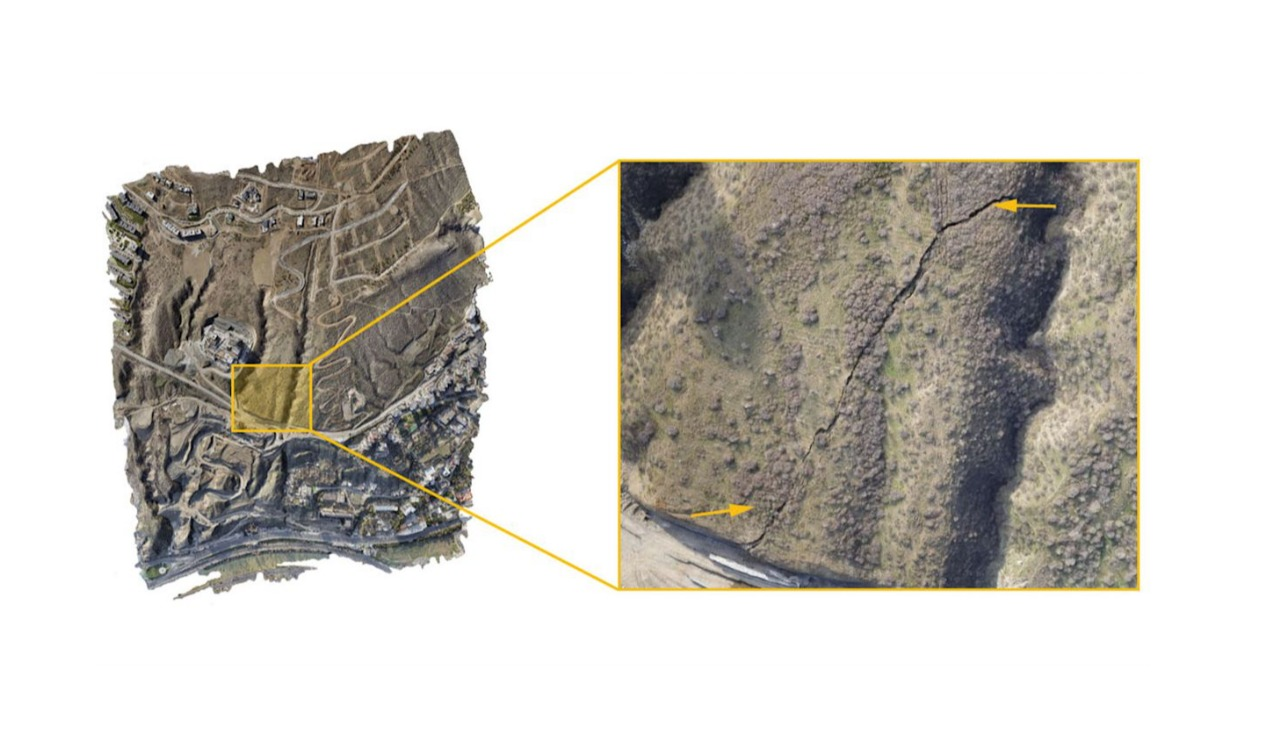
#> input picture training_data/drone_images/WhatsApp Image 2025-09-22 at 13.28.22_1f03489f.jpg, 1280 x 734 px, found by its file name; its folder holds only this picture in this run
$ python advanced_drone_trainer.py   (older library calls are emulated)
#> lines starting #> are read from the running program, lines starting #| are printed output that depends on the picture
#!/usr/bin/env python3
"""
Advanced AI Model Trainer for Drone Image Analysis
Trains on real geological features for rockfall prediction
"""

import os
import cv2
import numpy as np
import pandas as pd
from sklearn.model_selection import train_test_split
from sklearn.ensemble import RandomForestClassifier, GradientBoostingRegressor
from sklearn.preprocessing import StandardScaler, LabelEncoder
from sklearn.metrics import classification_report, mean_squared_error
import joblib
import json
from datetime import datetime
import matplotlib.pyplot as plt
from scipy.signal import find_peaks
from skimage.feature import local_binary_pattern, graycomatrix, graycoprops
from skimage.segmentation import slic
from skimage.color import label2rgb
import warnings
warnings.filterwarnings('ignore')

class DroneImageAnalyzer:
    """Advanced analyzer for geological drone imagery"""

    def __init__(self):
        self.feature_extractors = {
            'texture': self._extract_texture_features,
            'color': self._extract_color_features,
            'edge': self._extract_edge_features,
            'geological': self._extract_geological_features,
            'vegetation': self._extract_vegetation_features,
            'slope': self._extract_slope_features
        }

    def analyze_image(self, image_path):
        """Comprehensive analysis of drone image"""
        try:
            # Load image
            image = cv2.imread(image_path)
            if image is None:
                return {"error": "Could not load image"}

            # Extract all features
            features = {}
            for feature_type, extractor in self.feature_extractors.items():
                features.update(extractor(image, image_path))

            # Generate risk assessment
            risk_assessment = self._assess_risk(features)

            return {
                'features': features,
                'risk_assessment': risk_assessment,
                'analysis_timestamp': datetime.now().isoformat()
            }

        except Exception as e:
            return {"error": f"Analysis failed: {str(e)}"}

    def _extract_texture_features(self, image, image_path):
        """Extract texture-based features for rock surface analysis"""
        gray = cv2.cvtColor(image, cv2.COLOR_BGR2GRAY)

        # Local Binary Pattern for texture analysis
        lbp = local_binary_pattern(gray, 24, 8, method='uniform')
        lbp_hist, _ = np.histogram(lbp.ravel(), bins=26, range=(0, 26))
        lbp_hist = lbp_hist.astype(float)
        lbp_hist /= (lbp_hist.sum() + 1e-6)

        # Gray Level Co-occurrence Matrix for texture properties
        distances = [1, 2, 3]
        angles = [0, np.pi/4, np.pi/2, 3*np.pi/4]
        properties = ['contrast', 'dissimilarity', 'homogeneity', 'energy']

        glcm_features = {}
        for d in distances:
            for a in angles:
                glcm = graycomatrix(gray, [d], [a], levels=256, symmetric=True, normed=True)
                for prop in properties:
                    value = graycoprops(glcm, prop)[0, 0]
                    glcm_features[f'glcm_{prop}_d{d}_a{int(a*180/np.pi)}'] = value

        # Roughness indicators
        laplacian_var = cv2.Laplacian(gray, cv2.CV_64F).var()

        return {
            'texture_roughness': float(laplacian_var),
            'texture_uniformity': float(np.std(lbp_hist)),
            'texture_contrast': float(glcm_features.get('glcm_contrast_d1_a0', 0)),
            'surface_complexity': float(np.mean(list(glcm_features.values())))
        }

    def _extract_color_features(self, image, image_path):
        """Extract color-based geological features"""
        # Convert to different color spaces
        hsv = cv2.cvtColor(image, cv2.COLOR_BGR2HSV)
        lab = cv2.cvtColor(image, cv2.COLOR_BGR2LAB)

        # Rock color detection (brownish/grayish)
        lower_rock = np.array([10, 30, 30])
        upper_rock = np.array([30, 255, 200])
        rock_mask = cv2.inRange(hsv, lower_rock, upper_rock)
        rock_percentage = (np.sum(rock_mask > 0) / rock_mask.size) * 100

        # Weathering detection (oxidation - reddish colors)
        lower_oxidation = np.array([0, 50, 50])
        upper_oxidation = np.array([10, 255, 255])
        oxidation_mask = cv2.inRange(hsv, lower_oxidation, upper_oxidation)
        oxidation_percentage = (np.sum(oxidation_mask > 0) / oxidation_mask.size) * 100

        # Water/moisture detection
        lower_water = np.array([100, 50, 50])
        upper_water = np.array([130, 255, 255])
        water_mask = cv2.inRange(hsv, lower_water, upper_water)
        moisture_percentage = (np.sum(water_mask > 0) / water_mask.size) * 100

        # Color diversity (geological complexity)
        colors_bgr = image.reshape(-1, 3)
        color_variance = np.var(colors_bgr, axis=0).mean()

        return {
            'rock_exposure_percent': float(rock_percentage),
            'weathering_indicators': float(oxidation_percentage),
            'moisture_content': float(moisture_percentage),
            'geological_diversity': float(color_variance)
        }

    def _extract_edge_features(self, image, image_path):
        """Extract crack and fracture features"""
        gray = cv2.cvtColor(image, cv2.COLOR_BGR2GRAY)

        # Multi-scale edge detection for cracks
        edges_canny = cv2.Canny(gray, 50, 150)
        edges_sobel = cv2.Sobel(gray, cv2.CV_64F, 1, 1, ksize=3)
        edges_sobel = np.uint8(np.absolute(edges_sobel))

        # Find contours (potential cracks)
        contours, _ = cv2.findContours(edges_canny, cv2.RETR_EXTERNAL, cv2.CHAIN_APPROX_SIMPLE)

        # Analyze crack characteristics
        crack_count = len(contours)
        crack_lengths = []
        crack_orientations = []

        for contour in contours:
            if cv2.contourArea(contour) > 10:  # Filter small noise
                # Calculate crack length
                length = cv2.arcLength(contour, False)
                crack_lengths.append(length)

                # Calculate orientation
                if len(contour) >= 5:
                    ellipse = cv2.fitEllipse(contour)
                    crack_orientations.append(ellipse[2])

        # Fracture density
        total_crack_length = sum(crack_lengths) if crack_lengths else 0
        image_area = image.shape[0] * image.shape[1]
        fracture_density = total_crack_length / image_area if image_area > 0 else 0

        # Crack network complexity
        orientation_variance = np.var(crack_orientations) if crack_orientations else 0

        return {
            'crack_count': int(crack_count),
            'fracture_density': float(fracture_density),
            'avg_crack_length': float(np.mean(crack_lengths)) if crack_lengths else 0,
            'crack_network_complexity': float(orientation_variance)
        }

    def _extract_geological_features(self, image, image_path):
        """Extract specific geological stability features"""
        gray = cv2.cvtColor(image, cv2.COLOR_BGR2GRAY)

        # Bedding plane detection (horizontal structures)
        kernel_horizontal = np.ones((1, 15), np.uint8)
        horizontal_lines = cv2.morphologyEx(gray, cv2.MORPH_OPEN, kernel_horizontal)
        horizontal_score = np.sum(horizontal_lines > 128) / horizontal_lines.size

        # Joint detection (vertical structures)
        kernel_vertical = np.ones((15, 1), np.uint8)
        vertical_lines = cv2.morphologyEx(gray, cv2.MORPH_OPEN, kernel_vertical)
        vertical_score = np.sum(vertical_lines > 128) / vertical_lines.size

        # Block size estimation using superpixel segmentation
        segments = slic(image, n_segments=100, compactness=10)
        block_count = len(np.unique(segments))
        avg_block_size = image.shape[0] * image.shape[1] / block_count if block_count > 0 else 0

        # Surface irregularity
        gradient_magnitude = cv2.magnitude(
            cv2.Sobel(gray, cv2.CV_64F, 1, 0, ksize=3),
            cv2.Sobel(gray, cv2.CV_64F, 0, 1, ksize=3)
        )
        surface_roughness = np.std(gradient_magnitude)

        return {
            'bedding_plane_strength': float(horizontal_score),
            'joint_density': float(vertical_score),
            'average_block_size': float(avg_block_size),
            'surface_irregularity': float(surface_roughness)
        }

    def _extract_vegetation_features(self, image, image_path):
        """Extract vegetation coverage for stability assessment"""
        hsv = cv2.cvtColor(image, cv2.COLOR_BGR2HSV)

        # Green vegetation detection
        lower_green = np.array([35, 40, 40])
        upper_green = np.array([85, 255, 255])
        green_mask = cv2.inRange(hsv, lower_green, upper_green)

        # Healthy vegetation (bright green)
        lower_healthy = np.array([35, 100, 100])
        upper_healthy = np.array([85, 255, 255])
        healthy_mask = cv2.inRange(hsv, lower_healthy, upper_healthy)

        # Dead/sparse vegetation (brownish)
        lower_sparse = np.array([10, 20, 20])
        upper_sparse = np.array([25, 100, 100])
        sparse_mask = cv2.inRange(hsv, lower_sparse, upper_sparse)

        total_pixels = image.shape[0] * image.shape[1]
        vegetation_coverage = (np.sum(green_mask > 0) / total_pixels) * 100
        healthy_vegetation = (np.sum(healthy_mask > 0) / total_pixels) * 100
        sparse_vegetation = (np.sum(sparse_mask > 0) / total_pixels) * 100

        # Vegetation distribution uniformity
        if np.sum(green_mask) > 0:
            vegetation_coords = np.where(green_mask > 0)
            vegetation_distribution = np.std(vegetation_coords[0]) + np.std(vegetation_coords[1])
        else:
            vegetation_distribution = 0

        return {
            'vegetation_coverage_percent': float(vegetation_coverage),
            'healthy_vegetation_percent': float(healthy_vegetation),
            'sparse_vegetation_percent': float(sparse_vegetation),
            'vegetation_distribution_score': float(vegetation_distribution)
        }

    def _extract_slope_features(self, image, image_path):
        """Extract slope and terrain features"""
        gray = cv2.cvtColor(image, cv2.COLOR_BGR2GRAY)

        # Gradient analysis for slope estimation
        grad_x = cv2.Sobel(gray, cv2.CV_64F, 1, 0, ksize=3)
        grad_y = cv2.Sobel(gray, cv2.CV_64F, 0, 1, ksize=3)

        # Slope magnitude and direction
        slope_magnitude = np.sqrt(grad_x**2 + grad_y**2)
        slope_direction = np.arctan2(grad_y, grad_x)

        # Slope statistics
        mean_slope = np.mean(slope_magnitude)
        max_slope = np.max(slope_magnitude)
        slope_variance = np.var(slope_magnitude)

        # Steep area detection
        steep_threshold = np.percentile(slope_magnitude, 80)
        steep_areas = slope_magnitude > steep_threshold
        steep_percentage = (np.sum(steep_areas) / steep_areas.size) * 100

        # Slope consistency (uniform vs. varied)
        direction_variance = np.var(slope_direction)

        return {
            'estimated_slope_angle': float(mean_slope),
            'maximum_slope_angle': float(max_slope),
            'slope_variance': float(slope_variance),
            'steep_areas_percent': float(steep_percentage),
            'slope_direction_consistency': float(direction_variance)
        }

    def _assess_risk(self, features):
        """Assess overall rockfall risk based on extracted features"""
        risk_factors = []
        risk_scores = []

        # High crack density = high risk
        if features.get('crack_count', 0) > 10:
            risk_factors.append('high_crack_density')
            risk_scores.append(0.8)

        # High fracture density = high risk
        if features.get('fracture_density', 0) > 0.1:
            risk_factors.append('high_fracture_density')
            risk_scores.append(0.7)

        # Low vegetation = higher erosion risk
        if features.get('vegetation_coverage_percent', 0) < 20:
            risk_factors.append('low_vegetation_stability')
            risk_scores.append(0.6)

        # High weathering = increased risk
        if features.get('weathering_indicators', 0) > 10:
            risk_factors.append('significant_weathering')
            risk_scores.append(0.5)

        # Steep areas = higher risk
        if features.get('steep_areas_percent', 0) > 30:
            risk_factors.append('steep_terrain')
            risk_scores.append(0.6)

        # Large block size might be unstable
        if features.get('average_block_size', 0) > 1000:
            risk_factors.append('large_unstable_blocks')
            risk_scores.append(0.7)

        # Calculate overall risk
        if risk_scores:
            overall_risk_score = np.mean(risk_scores)
            if overall_risk_score > 0.7:
                risk_level = 'HIGH'
            elif overall_risk_score > 0.5:
                risk_level = 'MEDIUM'
            else:
                risk_level = 'LOW'
        else:
            overall_risk_score = 0.2
            risk_level = 'LOW'

        return {
            'risk_level': risk_level,
            'risk_score': float(overall_risk_score),
            'risk_factors': risk_factors,
            'confidence': min(0.95, 0.5 + len(risk_factors) * 0.1)
        }

class ModelTrainer:
    """Train ML models on drone image features"""

    def __init__(self, training_data_path):
        self.training_data_path = training_data_path
        self.analyzer = DroneImageAnalyzer()
        self.models = {}
        self.scalers = {}

    def extract_features_from_dataset(self):
        """Extract features from all training images"""
        print("🔍 Analyzing training images...")

        features_data = []
        image_files = [f for f in os.listdir(self.training_data_path)
                      if f.lower().endswith(('.jpg', '.jpeg', '.png', '.tiff', '.tif'))]

        for i, filename in enumerate(image_files):
            print(f"Processing {i+1}/{len(image_files)}: {filename}")

            image_path = os.path.join(self.training_data_path, filename)
            analysis = self.analyzer.analyze_image(image_path)

            if 'error' not in analysis:
                feature_row = {
                    'filename': filename,
                    **analysis['features'],
                    **analysis['risk_assessment']
                }
                features_data.append(feature_row)

        if not features_data:
            raise ValueError("No valid features extracted from images")

        self.features_df = pd.DataFrame(features_data)
        print(f"✅ Extracted features from {len(features_data)} images")

        return self.features_df

    def train_models(self):
        """Train ML models for risk prediction"""
        print("🤖 Training AI models...")

        if not hasattr(self, 'features_df'):
            self.extract_features_from_dataset()

        # Prepare features for training
        feature_columns = [col for col in self.features_df.columns
                          if col not in ['filename', 'risk_level', 'risk_score', 'risk_factors', 'confidence']]

        X = self.features_df[feature_columns].fillna(0)

        # Train risk level classifier
        y_risk_level = self.features_df['risk_level']
        le_risk = LabelEncoder()
        y_risk_encoded = le_risk.fit_transform(y_risk_level)

        # Split data
        X_train, X_test, y_train, y_test = train_test_split(X, y_risk_encoded, test_size=0.2, random_state=42)

        # Scale features
        scaler = StandardScaler()
        X_train_scaled = scaler.fit_transform(X_train)
        X_test_scaled = scaler.transform(X_test)

        # Train Random Forest for risk classification
        rf_classifier = RandomForestClassifier(n_estimators=100, random_state=42)
        rf_classifier.fit(X_train_scaled, y_train)

        # Train Gradient Boosting for risk score regression
        y_risk_score = self.features_df['risk_score']
        y_score_train = y_risk_score.iloc[X_train.index]
        y_score_test = y_risk_score.iloc[X_test.index]

        gb_regressor = GradientBoostingRegressor(n_estimators=100, random_state=42)
        gb_regressor.fit(X_train_scaled, y_score_train)

        # Evaluate models
        y_pred = rf_classifier.predict(X_test_scaled)
        score_pred = gb_regressor.predict(X_test_scaled)

        print("📊 Model Performance:")
        print("Risk Level Classification:")
        print(classification_report(y_test, y_pred, target_names=le_risk.classes_))

        print(f"Risk Score Regression MSE: {mean_squared_error(y_score_test, score_pred):.4f}")

        # Store models
        self.models = {
            'risk_classifier': rf_classifier,
            'risk_regressor': gb_regressor,
            'label_encoder': le_risk
        }

        self.scalers = {
            'feature_scaler': scaler
        }

        self.feature_columns = feature_columns

        print("✅ Model training completed!")

        return self.models, self.scalers

    # [30 lines left out: function save_models, not called in this run]

def main():
    """Main training pipeline"""
    print("🚀 Starting Advanced Drone Image AI Training...")

    # Initialize trainer
    training_data_path = "training_data/drone_images"
    if not os.path.exists(training_data_path):
        print(f"❌ Training data not found at {training_data_path}")
        return

    trainer = ModelTrainer(training_data_path)

    try:
        # Extract features
        features_df = trainer.extract_features_from_dataset()
#> in analyze_image, image is the input picture: shape (734, 1280, 3); mean B, G, R 196.3, 201.6, 204.4
#> the loop in analyze_image, `for feature_type, extractor in self.feature_extractors.items():` made 6 passes
#> pass 1, in _extract_texture_features, `gray = cv2.cvtColor(image, cv2.COLOR_BGR2GRAY)`:
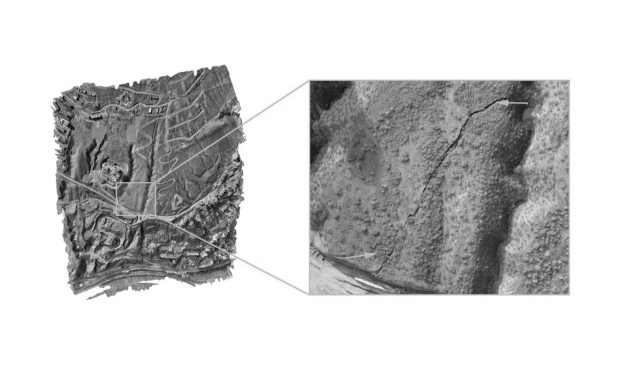
#> gray: shape (734, 1280) (shown at 1/2 size); min 1, max 255, mean 201.8
#> pass 1, in _extract_texture_features, `lbp = local_binary_pattern(gray, 24, 8, method='uniform')`:
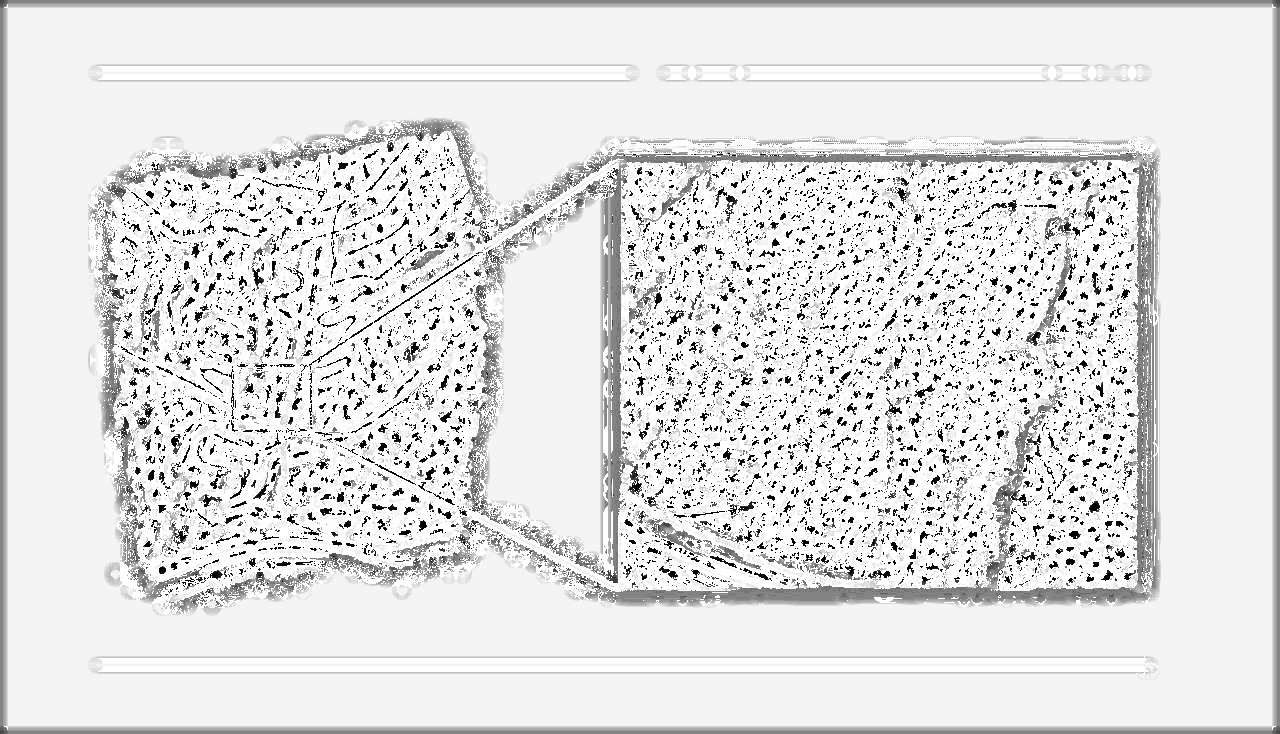
#> lbp: shape (734, 1280) float64; min 0, max 25, mean 22.2; drawn with min black and max white
#> after the loop in analyze_image, `for feature_type, extractor in self.feature_extractors.items():`: features = 25 items
#> in analyze_image, `risk_assessment = self._assess_risk(features)`: risk_assessment = {'risk_level': 'MEDIUM', 'risk_score': 0.7, 'risk_factors': ['high_crack_density', 'high_fracture_density', 'low_vegetation_stability', 'large_unstable_blocks'], 'confidence': 0.9}
#> in extract_features_from_dataset, `analysis = self.analyzer.analyze_image(image_path)`: analysis = 3 items
#> in extract_features_from_dataset, `self.features_df = pd.DataFrame(features_data)`: self.features_df = table of 1 rows and 30 columns
#| ✅ Extracted features from 1 images
#> features_df = table of 1 rows and 30 columns
        print(f"📈 Feature extraction summary:")
        print(f"   - Images processed: {len(features_df)}")
#|    - Images processed: 1
        print(f"   - Features per image: {len([col for col in features_df.columns if col not in ['filename']])}")
#|    - Features per image: 29

        # Train models
        models, scalers = trainer.train_models()
#> in train_models, `feature_columns = [col for col in self.features_df.columns if col not ..`: feature_columns = 25 items, first 6: 'texture_roughness', 'texture_uniformity', 'texture_contrast', 'surface_complexity', 'rock_exposure_percent', 'weathering_indicators'
#> in train_models, `X = self.features_df[feature_columns].fillna(0)`: X = table of 1 rows and 25 columns
#> in train_models, `y_risk_encoded = le_risk.fit_transform(y_risk_level)`: y_risk_encoded = [0]

        # Save models
        trainer.save_models()

        print("🎉 Training completed successfully!")
        print("🔧 Models are ready for integration with the upload system.")

        return trainer

    except Exception as e:
        print(f"❌ Training failed: {str(e)}")
        return None

if __name__ == "__main__":
    trainer = main()
